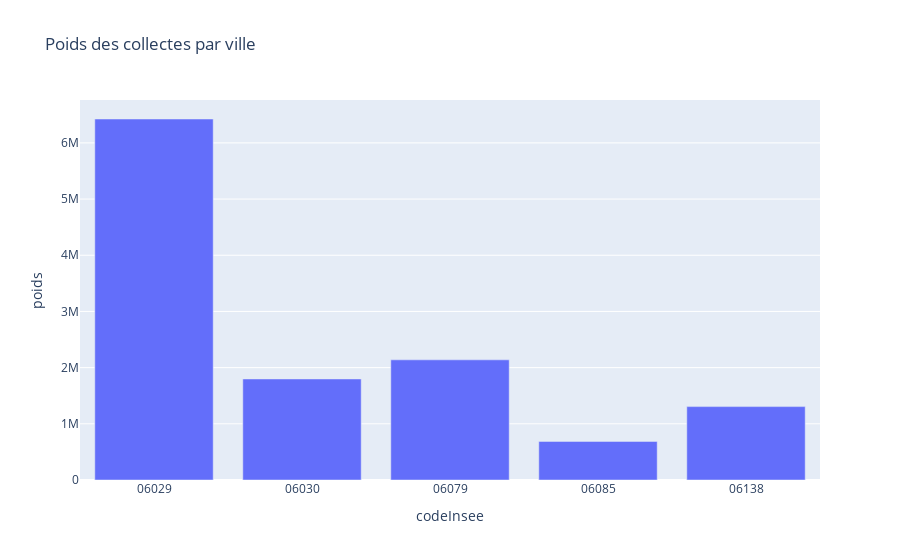

Notebook code cell kept with this figure:
### Code cell
#Diagramme à barre présentant le poids des collecteurs par ville

graphpoidscollecteur = px.bar(data_collecteur, x = data_collecteur.codeInsee, y="poids", title="Poids des collectes par ville")
py.iplot(graphpoidscollecteur, filename='jupyter-styled_bar')

graphpoidscollecteur.show()
graphpoidscollecteur.write_html("../CliiinkApp/static/img/charts/collecte_ville.html")

### Figure 1 — Plotly figure (JSON) as saved in the notebook; plotly's stock layout.template omitted (floating-point values rounded to 4 significant figures)
{"data": [{"alignmentgroup": "True", "hovertemplate": "codeInsee=%{x}<br>poids=%{y}<extra></extra>", "legendgroup": "", "marker": {"color": "#636efa"}, "name": "", "offsetgroup": "", "orientation": "v", "showlegend": false, "textposition": "auto", "type": "bar", "x": ["06029", "06030", "06079", "06085", "06138"], "xaxis": "x", "y": [6424944, 1798343, 2138641, 686734, 1306064], "yaxis": "y"}], "layout": {"barmode": "relative", "legend": {"tracegroupgap": 0}, "title": {"text": "Poids des collectes par ville"}, "xaxis": {"anchor": "y", "domain": [0, 1], "title": {"text": "codeInsee"}}, "yaxis": {"anchor": "x", "domain": [0, 1], "title": {"text": "poids"}}}}
